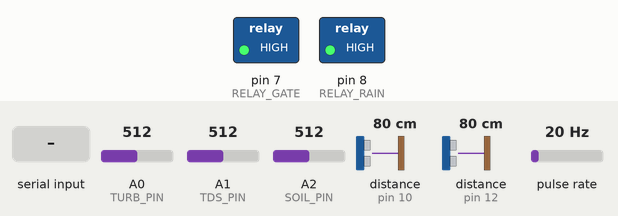
A sketch run on a simulated Arduino Uno, built with avr-gcc and run on an emulated ATmega328P. Shown: switched loads named in the sketch (green lamp = pin HIGH). Wiring (inferred from the names in the program): 2 × ultrasonic range finder: trigger pin 9, echo pin 10 / trigger pin 11, echo pin 12; pulse sensor: data pin 2. The inputs (shaded band) are chosen by the test bench; at power-on: distance to the obstacle (sensors on pin 10, pin 12) 80 cm, A1 (TDS_PIN) = 512, A0 (TURB_PIN) = 512, A2 (SOIL_PIN) = 512, pulse rate 20 Hz. The echo pulse lasts 58.3 µs per cm; pins used as bus, display or sensor lines are not drawn; what the sketch prints to the serial monitor is not drawn.

Above: at 1.2 s.
1.3 s: "R:ON\n" received over Serial
At 2.1 s:
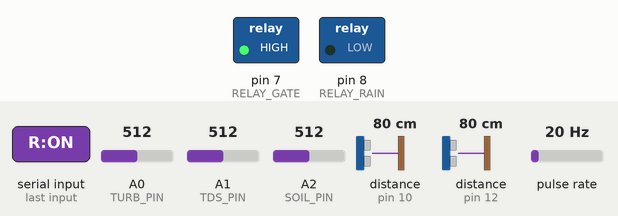
3.1 s: distance to the obstacle (sensor on pin 10) set to 10 cm
6.1 s: distance to the obstacle (sensor on pin 10) set to 7 cm
At 7.5 s:
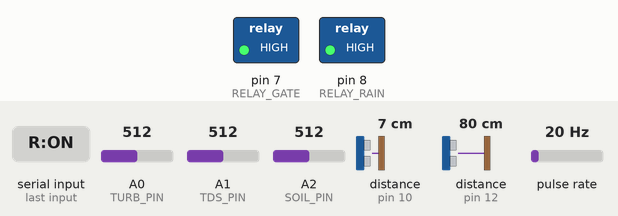
15.1 s: A1 (TDS_PIN) set to 457
16.6 s: A1 (TDS_PIN) set to 423
Timing chart, 0 to 19.1 s (numbered marks = the images above; inputs shaded):
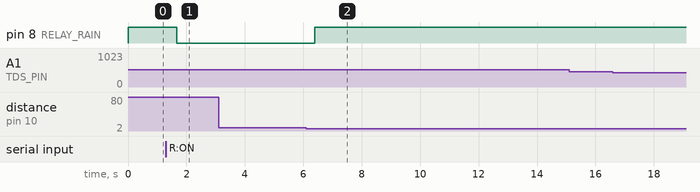

Measured:
- the behaviour switches between 9 and 8 cm on distance to the obstacle (sensor on pin 10) (found by bisection; images 1 and 2)
- after the input at 1.3 s, pin 8 (RELAY_RAIN): HIGH → LOW after 0.37 s
- after the input at 3.1 s, every drawn part: stays the same
- after the input at 6.1 s, pin 8 (RELAY_RAIN): LOW → HIGH after 0.29 s
- after the input at 15.1 s, every drawn part: stays the same
- after the input at 16.6 s, every drawn part: stays the same

The sketch:

drainx_node.ino
```cpp
// =====================================================================
//  DrainX Smart Node  v2  -  Arduino Uno
//  Senses drain water level, water quality, recharge-pit state and flow.
//  Decides (with safeties) whether to send water to the recharge pit.
//  Talks to the laptop over USB serial as one JSON line per second.
// =====================================================================
//
//  WIRING SUMMARY (full details in the Hardware Guide)
//  D2  <- Flow sensor YF-S201 signal (yellow)       [interrupt pin]
//  D5  -> (optional) WS2812B LED strip DIN
//  D7  -> Relay CH1  -> 12V pump  (sump -> recharge pit)  = the GATE
//  D8  -> Relay CH2  -> 9V pump   ("rain" for the demo)
//  D9  -> Sump ultrasonic TRIG     D10 <- Sump ultrasonic ECHO
//  D11 -> Pit  ultrasonic TRIG     D12 <- Pit  ultrasonic ECHO
//  A0  <- Turbidity sensor (analog out)
//  A1  <- TDS sensor (analog out)
//  A2  <- Capacitive soil-moisture sensor (in the pit sand)
// =====================================================================

// ---------- OPTIONAL PARTS (1 = installed, 0 = not installed) ----------
#define USE_PIT_SENSOR  1   // second ultrasonic in recharge pit
#define USE_LEDS        0   // WS2812B strip (needs Adafruit NeoPixel library)

#if USE_LEDS
  #include <Adafruit_NeoPixel.h>
  #define LED_PIN   5
  #define LED_COUNT 8
  Adafruit_NeoPixel strip(LED_COUNT, LED_PIN, NEO_GRB + NEO_KHZ800);
#endif

// ---------- PINS ----------
const int FLOW_PIN    = 2;
const int RELAY_GATE  = 7;
const int RELAY_RAIN  = 8;
const int SUMP_TRIG   = 9;
const int SUMP_ECHO   = 10;
const int PIT_TRIG    = 11;
const int PIT_ECHO    = 12;
const int TURB_PIN    = A0;
const int TDS_PIN     = A1;
const int SOIL_PIN    = A2;

// Most cheap relay boards switch ON when their input is LOW.
// If your relay clicks the wrong way round, change this to false.
const bool RELAY_ACTIVE_LOW = true;

// ---------- SETTINGS (most can be changed live with commands) ----------
float sumpEmptyCm   = 25.0;  // sensor -> sump floor when EMPTY          (command CAL)
float sumpFullCm    = 7.0;   // sensor -> water at the OVERFLOW line      (command CALFULL)
float pitEmptyCm    = 25.0;  // sensor -> pit floor when EMPTY           (command CALPIT)
float pitFullCm     = 7.0;   // sensor -> water when pit is FULL         (command CALPITFULL)
float thresholdPct  = 60.0;  // open gate above this sump level   (T:xx)
float hysteresisPct = 10.0;  // close gate below threshold - this
float pitFullPct    = 85.0;  // never fill the pit above this
float minPumpPct    = 8.0;   // never run pump below this (dry-run protection)
int   turbCleanMin  = 600;   // turbidity raw >= this = clear enough (Q:xxx)
float tdsMaxPpm     = 600;   // TDS above this = polluted           (X:xxx)
unsigned long firstFlushMs = 20000; // first 20 s of each rain event -> drain (F:sec)
float pulsesPerLitre = 450.0;       // YF-S201 typical, calibrate      (K:xxx)
int   soilDryRaw    = 560;   // capacitive sensor in DRY sand  (edit after calibrating)
int   soilWetRaw    = 260;   // capacitive sensor in WET sand

// ---------- STATE ----------
enum Mode { AUTO, REQ_OPEN, FORCE_CLOSE };
Mode mode = AUTO;
bool qualityGateEnabled = true;
bool gateOpen = false, rainOn = false;
bool qualityOk = false, firstFlush = false, sumpOk = false;
float levelPct = 0, pitPct = 0, soilPct = 0, tdsPpm = 0, flowLpm = 0;
int   turbRaw = 0, soilRaw = 0;
volatile unsigned long flowPulses = 0;
unsigned long totalPulses = 0;
unsigned long lastSend = 0, lastFlowCalc = 0;
unsigned long eventStart = 0;
bool eventActive = false;
const char* reason = "idle";

void onFlowPulse() { flowPulses++; }

// ---------- HELPERS ----------
void setRelay(int pin, bool on) { digitalWrite(pin, RELAY_ACTIVE_LOW ? !on : on); }

float pingOnce(int trig, int echo) {
  digitalWrite(trig, LOW);  delayMicroseconds(2);
  digitalWrite(trig, HIGH); delayMicroseconds(10);
  digitalWrite(trig, LOW);
  unsigned long d = pulseIn(echo, HIGH, 30000UL);
  if (d == 0) return -1;
  return d * 0.0343 / 2.0;
}

// median of 5 pings: ignores ripples and random spikes
float distanceCm(int trig, int echo) {
  float r[5]; int n = 0;
  for (int i = 0; i < 5; i++) { float d = pingOnce(trig, echo); if (d > 0) r[n++] = d; delay(12); }
  if (n == 0) return -1;
  for (int i = 0; i < n - 1; i++)
    for (int j = i + 1; j < n; j++)
      if (r[j] < r[i]) { float t = r[i]; r[i] = r[j]; r[j] = t; }
  return r[n / 2];
}

int analogAvg(int pin) { long s = 0; for (int i = 0; i < 10; i++) { s += analogRead(pin); delay(2); } return s / 10; }

// DFRobot Gravity TDS conversion, assuming 25 C water
float readTds() {
  float v = analogAvg(TDS_PIN) * 5.0 / 1024.0;
  return (133.42 * v * v * v - 255.86 * v * v + 857.39 * v) * 0.5;
}

const char* modeName() {
  if (mode == REQ_OPEN)    return "REQ_OPEN";
  if (mode == FORCE_CLOSE) return "FORCE_CLOSE";
  return "AUTO";
}

void ack(const String& c) { Serial.print(F("{\"ack\":\"")); Serial.print(c); Serial.println(F("\"}")); }

// ---------- COMMANDS (sent by the laptop, one per line) ----------
//  T:55      threshold 55 %          D:ON   ask gate to open (safeties still apply)
//  D:OFF     force gate closed       D:AUTO automatic decision
//  R:ON/R:OFF rain pump              CAL / CALFULL  calibrate sump empty / full
//  CALPIT / CALPITFULL  calibrate recharge pit empty / full
//  Q:600     turbidity clean limit   X:600  TDS limit (ppm)
//  F:20      first-flush seconds     K:450  flow pulses per litre
//  QG:OFF/QG:ON  disable/enable quality gate (testing only)   RST:L reset litres
void handleCommand(String c) {
  c.trim(); if (c.length() == 0) return;
  if      (c.startsWith("T:"))  { float v = c.substring(2).toFloat(); if (v > 5 && v < 95) thresholdPct = v; }
  else if (c == "D:ON")         mode = REQ_OPEN;
  else if (c == "D:OFF")        mode = FORCE_CLOSE;
  else if (c == "D:AUTO")       mode = AUTO;
  else if (c == "R:ON")         rainOn = true;
  else if (c == "R:OFF")        rainOn = false;
  else if (c == "CAL")          { float d = distanceCm(SUMP_TRIG, SUMP_ECHO); if (d > 0) sumpEmptyCm = d; }
  else if (c == "CALFULL")      { float d = distanceCm(SUMP_TRIG, SUMP_ECHO); if (d > 0) sumpFullCm  = d; }
  else if (c == "CALPIT")       { float d = distanceCm(PIT_TRIG, PIT_ECHO);   if (d > 0) pitEmptyCm  = d; }
  else if (c == "CALPITFULL")   { float d = distanceCm(PIT_TRIG, PIT_ECHO);   if (d > 0) pitFullCm   = d; }
  else if (c.startsWith("Q:"))  turbCleanMin = c.substring(2).toInt();
  else if (c.startsWith("X:"))  tdsMaxPpm    = c.substring(2).toFloat();
  else if (c.startsWith("F:"))  firstFlushMs = (unsigned long)c.substring(2).toInt() * 1000UL;
  else if (c.startsWith("K:"))  { float k = c.substring(2).toFloat(); if (k > 10) pulsesPerLitre = k; }
  else if (c == "QG:OFF")       qualityGateEnabled = false;
  else if (c == "QG:ON")        qualityGateEnabled = true;
  else if (c == "RST:L")        totalPulses = 0;
  else { Serial.print(F("{\"error\":\"unknown command ")); Serial.print(c); Serial.println(F("\"}")); return; }
  ack(c);
}

#if USE_LEDS
void showLeds() {
  uint32_t col;
  if (!qualityOk && levelPct > 15)     col = strip.Color(150, 60, 0);   // brown/orange = dirty water
  else if (levelPct >= thresholdPct)   col = strip.Color(200, 0, 0);    // red = flood risk
  else if (levelPct >= thresholdPct/2) col = strip.Color(200, 150, 0);  // yellow
  else                                 col = strip.Color(0, 160, 40);   // green
  int lit = constrain((int)(levelPct / 100.0 * LED_COUNT + 0.5), 1, LED_COUNT);
  for (int i = 0; i < LED_COUNT; i++) strip.setPixelColor(i, i < lit ? col : 0);
  if (gateOpen) strip.setPixelColor(LED_COUNT - 1, strip.Color(0, 80, 255)); // blue = recharging
  strip.show();
}
#endif

// ---------- SETUP ----------
void setup() {
  Serial.begin(115200);
  Serial.setTimeout(50);
  pinMode(SUMP_TRIG, OUTPUT); pinMode(SUMP_ECHO, INPUT);
  pinMode(PIT_TRIG, OUTPUT);  pinMode(PIT_ECHO, INPUT);
  pinMode(RELAY_GATE, OUTPUT); pinMode(RELAY_RAIN, OUTPUT);
  setRelay(RELAY_GATE, false); setRelay(RELAY_RAIN, false);
  pinMode(FLOW_PIN, INPUT_PULLUP);
  attachInterrupt(digitalPinToInterrupt(FLOW_PIN), onFlowPulse, FALLING);
#if USE_LEDS
  strip.begin(); strip.setBrightness(60); strip.show();
#endif
  Serial.println(F("{\"status\":\"DrainX node online\"}"));
}

// ---------- LOOP ----------
void loop() {
  // 1. commands
  while (Serial.available()) handleCommand(Serial.readStringUntil('\n'));

  // 2. sensors
  float d = distanceCm(SUMP_TRIG, SUMP_ECHO);
  sumpOk = d > 0;
  float sumpSpan = max(sumpEmptyCm - sumpFullCm, 2.0f);
  if (sumpOk) levelPct = constrain((sumpEmptyCm - d) / sumpSpan * 100.0, 0, 100);

#if USE_PIT_SENSOR
  float p = distanceCm(PIT_TRIG, PIT_ECHO);
  float pitSpan = max(pitEmptyCm - pitFullCm, 2.0f);
  if (p > 0) pitPct = constrain((pitEmptyCm - p) / pitSpan * 100.0, 0, 100);
#else
  pitPct = 0;
#endif

  turbRaw = analogAvg(TURB_PIN);
  tdsPpm  = readTds();
  soilRaw = analogAvg(SOIL_PIN);
  soilPct = constrain(map(soilRaw, soilDryRaw, soilWetRaw, 0, 100), 0, 100);

  // flow: litres/minute from pulses counted in the last second
  if (millis() - lastFlowCalc >= 1000) {
    noInterrupts(); unsigned long pulses = flowPulses; flowPulses = 0; interrupts();
    float secs = (millis() - lastFlowCalc) / 1000.0;
    lastFlowCalc = millis();
    totalPulses += pulses;
    flowLpm = (pulses / pulsesPerLitre) / secs * 60.0;
  }

  // 3. rain-event + first-flush tracking
  if (!eventActive && levelPct > 12) { eventActive = true; eventStart = millis(); }
  if (eventActive && levelPct < 5)   { eventActive = false; }
  firstFlush = eventActive && (millis() - eventStart < firstFlushMs);

  // water is "clean" if clear enough AND not too many dissolved solids
  // (probes are only trusted once they are under water: level > 20 %)
  bool probesWet = levelPct > 20;
  qualityOk = !qualityGateEnabled || (probesWet && turbRaw >= turbCleanMin && tdsPpm <= tdsMaxPpm);

  // 4. decision - who wants the gate open?
  bool want;
  if (mode == FORCE_CLOSE)      want = false;
  else if (mode == REQ_OPEN)    want = true;
  else {  // AUTO with hysteresis
    if (!gateOpen && levelPct >= thresholdPct)                       want = true;
    else if (gateOpen && levelPct <= thresholdPct - hysteresisPct)   want = false;
    else                                                             want = gateOpen;
  }

  // 5. safeties ALWAYS win (edge safety: the laptop cannot override these)
  reason = want ? "open" : (mode == FORCE_CLOSE ? "forced_closed" : "below_threshold");
  if (want && !sumpOk)                  { want = false; reason = "sensor_fault"; }
  if (want && levelPct < minPumpPct)    { want = false; reason = "dry_run_protect"; }
  if (want && firstFlush)               { want = false; reason = "first_flush_to_drain"; }
  if (want && !qualityOk)               { want = false; reason = "dirty_water_to_drain"; }
  if (want && pitPct >= pitFullPct)     { want = false; reason = "pit_full"; }
  gateOpen = want;

  if (rainOn && levelPct >= 92) rainOn = false;   // demo safety: don't overflow the model

  setRelay(RELAY_GATE, gateOpen);
  setRelay(RELAY_RAIN, rainOn);
#if USE_LEDS
  showLeds();
#endif

  // 6. report once a second
  if (millis() - lastSend >= 1000) {
    lastSend = millis();
    float litres = totalPulses / pulsesPerLitre;
    Serial.print(F("{\"node\":\"SS-01\""));
    Serial.print(F(",\"level_pct\":"));    Serial.print(levelPct, 1);
    Serial.print(F(",\"pit_pct\":"));      Serial.print(pitPct, 1);
    Serial.print(F(",\"turbidity\":"));    Serial.print(turbRaw);
    Serial.print(F(",\"tds\":"));          Serial.print(tdsPpm, 0);
    Serial.print(F(",\"soil_pct\":"));     Serial.print(soilPct, 0);
    Serial.print(F(",\"soil_raw\":"));     Serial.print(soilRaw);
    Serial.print(F(",\"flow_lpm\":"));     Serial.print(flowLpm, 2);
    Serial.print(F(",\"litres_total\":")); Serial.print(litres, 2);
    Serial.print(F(",\"gate_open\":"));    Serial.print(gateOpen ? F("true") : F("false"));
    Serial.print(F(",\"rain_on\":"));      Serial.print(rainOn ? F("true") : F("false"));
    Serial.print(F(",\"quality_ok\":"));   Serial.print(qualityOk ? F("true") : F("false"));
    Serial.print(F(",\"first_flush\":"));  Serial.print(firstFlush ? F("true") : F("false"));
    Serial.print(F(",\"mode\":\""));       Serial.print(modeName());
    Serial.print(F("\",\"reason\":\""));   Serial.print(reason);
    Serial.print(F("\",\"threshold\":"));  Serial.print(thresholdPct, 0);
    Serial.println(F("}"));
  }
}
```
